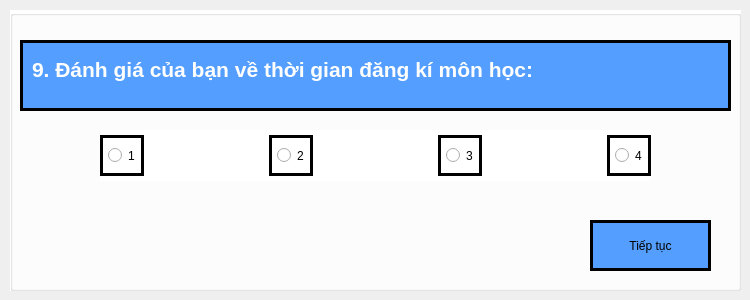
   <widget class="QWidget" name="page_8">
    <widget class="QGroupBox" name="groupBox_10">
     <property name="geometry">
      <rect>
       <x>10</x>
       <y>10</y>
       <width>731</width>
       <height>281</height>
      </rect>
     </property>
     <property name="styleSheet">
      <string notr="true">background-color: #ffffff;</string>
     </property>
     <property name="title">
      <string/>
     </property>
     <widget class="QTextBrowser" name="textBrowser_14">
      <property name="geometry">
       <rect>
        <x>10</x>
        <y>30</y>
        <width>711</width>
        <height>71</height>
       </rect>
      </property>
      <property name="styleSheet">
       <string notr="true">background-color: #549eff;
padding: 10px 5px;
border: 3px solid black;</string>
      </property>
      <property name="html">
       <string>&lt;!DOCTYPE HTML PUBLIC &quot;-//W3C//DTD HTML 4.0//EN&quot; &quot;http://www.w3.org/TR/REC-html40/strict.dtd&quot;&gt;
&lt;html&gt;&lt;head&gt;&lt;meta name=&quot;qrichtext&quot; content=&quot;1&quot; /&gt;&lt;style type=&quot;text/css&quot;&gt;
p, li { white-space: pre-wrap; }
&lt;/style&gt;&lt;/head&gt;&lt;body style=&quot; font-family:'PibotoLt'; font-size:8pt; font-weight:400; font-style:normal;&quot;&gt;
&lt;p style=&quot; margin-top:0px; margin-bottom:0px; margin-left:0px; margin-right:0px; -qt-block-indent:0; text-indent:0px;&quot;&gt;&lt;span style=&quot; font-size:16pt; font-weight:600; color:#ffffff;&quot;&gt;9. Đánh giá của bạn về thời gian đăng kí môn học:&lt;/span&gt;&lt;/p&gt;&lt;/body&gt;&lt;/html&gt;</string>
      </property>
     </widget>
     <widget class="QPushButton" name="next_5">
      <property name="geometry">
       <rect>
        <x>580</x>
        <y>210</y>
        <width>121</width>
        <height>51</height>
       </rect>
      </property>
      <property name="styleSheet">
       <string notr="true">background-color: #549eff;
font: 75 italic 12pt &quot;Sans&quot;;
padding: 10px 5px;
border: 3px solid black;
</string>
      </property>
      <property name="text">
       <string>Tiếp tục</string>
      </property>
     </widget>
     <widget class="QWidget" name="layoutWidget_7">
      <property name="geometry">
       <rect>
        <x>90</x>
        <y>120</y>
        <width>551</width>
        <height>51</height>
       </rect>
      </property>
      <layout class="QHBoxLayout" name="horizontalLayout_9">
       <item>
        <widget class="QRadioButton" name="ra1_13">
         <property name="styleSheet">
          <string notr="true">font: 75 italic 12pt &quot;Sans&quot;;
padding: 10px 5px;
border: 3px solid black;</string>
         </property>
         <property name="text">
          <string>1</string>
         </property>
        </widget>
       </item>
       <item>
        <spacer name="horizontalSpacer_25">
         <property name="orientation">
          <enum>Qt::Horizontal</enum>
         </property>
         <property name="sizeHint" stdset="0">
          <size>
           <width>40</width>
           <height>20</height>
          </size>
         </property>
        </spacer>
       </item>
       <item>
        <widget class="QRadioButton" name="ra1_14">
         <property name="styleSheet">
          <string notr="true">font: 75 italic 12pt &quot;Sans&quot;;
padding: 10px 5px;
border: 3px solid black;
</string>
         </property>
         <property name="text">
          <string>2</string>
         </property>
        </widget>
       </item>
       <item>
        <spacer name="horizontalSpacer_26">
         <property name="orientation">
          <enum>Qt::Horizontal</enum>
         </property>
         <property name="sizeHint" stdset="0">
          <size>
           <width>40</width>
           <height>20</height>
          </size>
         </property>
        </spacer>
       </item>
       <item>
        <widget class="QRadioButton" name="ra1_15">
         <property name="styleSheet">
          <string notr="true">font: 75 italic 12pt &quot;Sans&quot;;
padding: 10px 5px;
border: 3px solid black;
</string>
         </property>
         <property name="text">
          <string>3</string>
         </property>
        </widget>
       </item>
       <item>
        <spacer name="horizontalSpacer_27">
         <property name="orientation">
          <enum>Qt::Horizontal</enum>
         </property>
         <property name="sizeHint" stdset="0">
          <size>
           <width>40</width>
           <height>20</height>
          </size>
         </property>
        </spacer>
       </item>
       <item>
        <widget class="QRadioButton" name="ra1_16">
         <property name="styleSheet">
          <string notr="true">font: 75 italic 12pt &quot;Sans&quot;;
padding: 10px 5px;
border: 3px solid black;</string>
         </property>
         <property name="text">
          <string>4</string>
         </property>
        </widget>
       </item>
      </layout>
     </widget>
    </widget>
   </widget>
